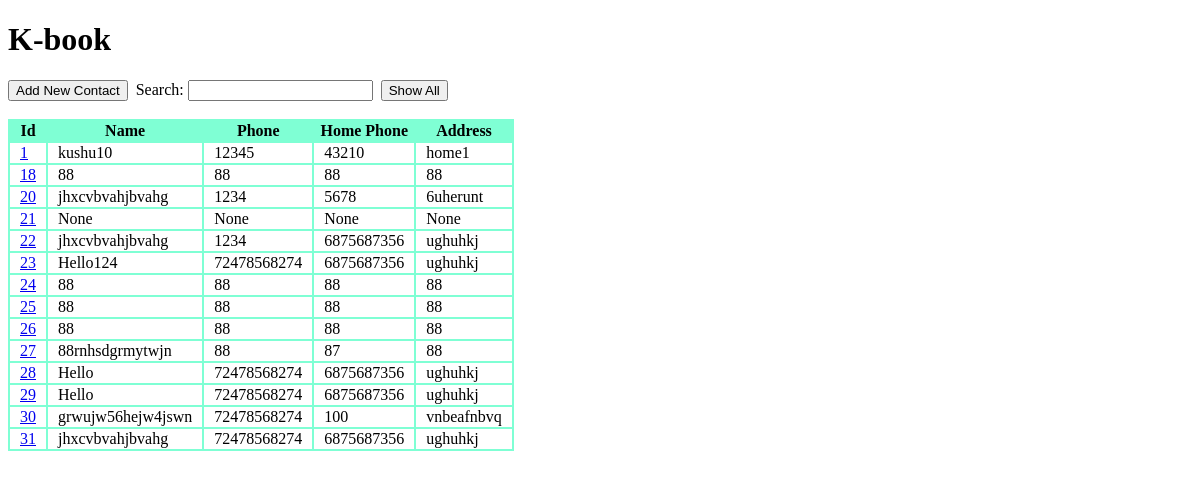
The page /tmpl/ on the database its author committed.
### tables this page shows
CREATE TABLE "phone_book" (
	"id"	INTEGER,
	"name"	TEXT,
	"phone"	INTEGER,
	"homephone"	INTEGER,
	"address"	TEXT,
	PRIMARY KEY("id" AUTOINCREMENT)
);

### hello.py (the view)
@app.route("/tmpl/")
def hello_world2():
    search = request.args.get('search')
    if search and search != None:
        data = db.sql_fetch(search)
    else:
        data = db.sql_fetch()
    return render_template('hello.html', data = data)

### sqlite_database_pb.py (called while the page is built)
def execute_sql(query):
    con = sqlite3.connect(DB_NAME)
    cursorObj = con.cursor()
    print(query)
    cursorObj.execute(query)
    con.commit()
    return cursorObj

def sql_fetch(whclause = ''):
    if whclause != '':
        cur = execute_sql(f'SELECT * FROM phone_book WHERE name like "%{whclause}%" OR address like "%{whclause}%"')
    else:
        cur = execute_sql('SELECT id, name, phone, homephone, address FROM phone_book')
    rows = cur.fetchall()
    return rows

### templates/hello.html (shortened to what this page needs)
<!DOCTYPE html>
<html lang="en">
<head>
</head>
<body>
    <h1>K-book</h1>
    <form action="/edit/">
        <input type="submit" value="Add New Contact"/>
    </form>
    <form action="/tmpl/">
        <label class='fw' for="">Search:</label>
        <input type="text" id="search" name="search"><br><br>
    </form>
        <button id="show_all" name="show_all" value="show_all" onclick="window.location.href = '/tmpl/'">
            Show  All
        </button>
    <div>
    <table>
        <br>
        <tr>
        <th>Id</th>
        <th>Name</th>
        <th>Phone</th>
        <th>Home Phone</th>
        <th>Address</th>
    </tr>
    {% for item in data %}
        <tr>
            <td><a href='/edit/?id={{item[0]}}'>{{item[0]}}</a></td>
            <td>{{item[1]}}</td>
            <td>{{item[2]}}</td>
            <td>{{item[3]}}</td>
            <td>{{item[4]}}</td>
        </tr>
        {% endfor %}
    </table>
</div>
</body>
</html>

### templates/hello.html (style rules this page uses)
body { justify-content: left; }
table { background-color: aquamarine; }
table tr td { background-color: white; padding-left: 10px; padding-right: 10px; }
form { float: left; }

### rows shown on the page
phone_book: id "1", name "kushu10", phone "12345", homephone "43210", address "home1"
phone_book: id "18", name "88", phone "88", homephone "88", address "88"
phone_book: id "20", name "jhxcvbvahjbvahg", phone "1234", homephone "5678", address "6uherunt"
phone_book: id "21", name "None", phone "None", homephone "None", address "None"
phone_book: id "22", name "jhxcvbvahjbvahg", phone "1234", homephone "6875687356", address "ughuhkj"
phone_book: id "23", name "Hello124", phone "72478568274", homephone "6875687356", address "ughuhkj"
phone_book: id "24", name "88", phone "88", homephone "88", address "88"
phone_book: id "25", name "88", phone "88", homephone "88", address "88"
phone_book: id "26", name "88", phone "88", homephone "88", address "88"
phone_book: id "27", name "88rnhsdgrmytwjn", phone "88", homephone "87", address "88"
phone_book: id "28", name "Hello", phone "72478568274", homephone "6875687356", address "ughuhkj"
phone_book: id "29", name "Hello", phone "72478568274", homephone "6875687356", address "ughuhkj"
phone_book: id "30", name "grwujw56hejw4jswn", phone "72478568274", homephone "100", address "vnbeafnbvq"
phone_book: id "31", name "jhxcvbvahjbvahg", phone "72478568274", homephone "6875687356", address "ughuhkj"
